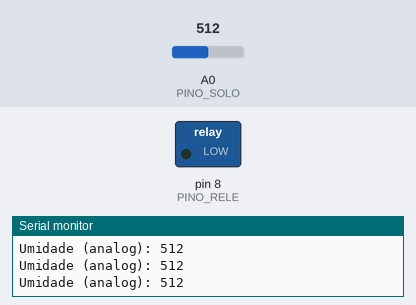
Bench run of a sketch on a simulated Arduino Uno, built with avr-gcc and run on an emulated ATmega328P. Shown: switched loads named in the sketch (green lamp = pin HIGH), the last lines printed to the serial monitor. Inputs (shaded band) come from the test bench; at power-on: A0 (PINO_SOLO) = 512.

Above: at 1.3 s.
1.4 s: A0 (PINO_SOLO) set to 589
2.9 s: A0 (PINO_SOLO) set to 611
At 4.1 s:
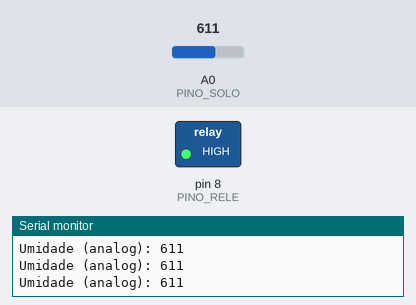
4.5 s: A0 (PINO_SOLO) set to 590
At 5.2 s:
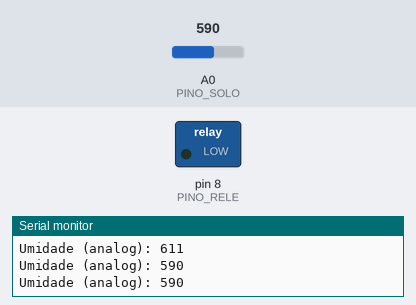
6.0 s: A0 (PINO_SOLO) set to 610
At 6.4 s:
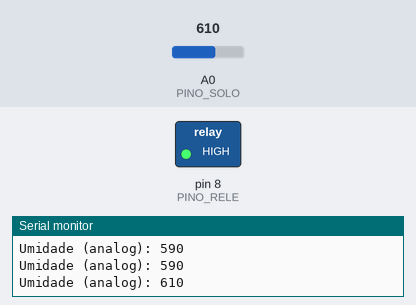
Timing chart, 0 to 8.5 s (numbered marks = the images above; inputs shaded):
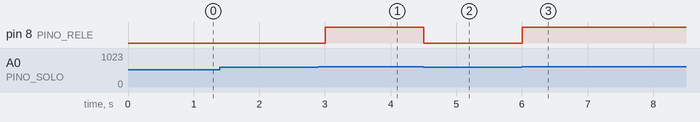

The sketch:

08_irrigacao_automatica_umidade_rele.ino
```cpp
/*
Projeto: Irrigação automática (sensor de umidade de solo + relé)

O que será usado neste projeto:
  - Arduino UNO
  - Sensor de umidade de solo (analógico)
  - Módulo Relé
  - Bomba/atuador (simular com LED se desejar)

Conexões (pinos sugeridos):
  - Sensor -> A0
  - Relé -> D8
  - Alimentação e GND conforme módulos
*/
const int PINO_SOLO = A0, PINO_RELE = 8;
int limiarSeco = 600; // ajuste conforme seu sensor

void setup(){
  pinMode(PINO_RELE, OUTPUT);
  digitalWrite(PINO_RELE, LOW);
  Serial.begin(9600);
}

void loop(){
  int leitura = analogRead(PINO_SOLO);
  Serial.print("Umidade (analog): "); Serial.println(leitura);
  if (leitura > limiarSeco){
    digitalWrite(PINO_RELE, HIGH); // liga bomba
  } else {
    digitalWrite(PINO_RELE, LOW);
  }
  delay(500);
}
```

Measured:
- the behaviour switches between 600 and 601 on A0 (PINO_SOLO) (found by bisection; images 0 and 1)
- after the input at 2.9 s, pin 8 (PINO_RELE): LOW → HIGH after 0.10 s
- after the input at 4.5 s, pin 8 (PINO_RELE): HIGH → LOW at once
- after the input at 6.0 s, pin 8 (PINO_RELE): LOW → HIGH at once
